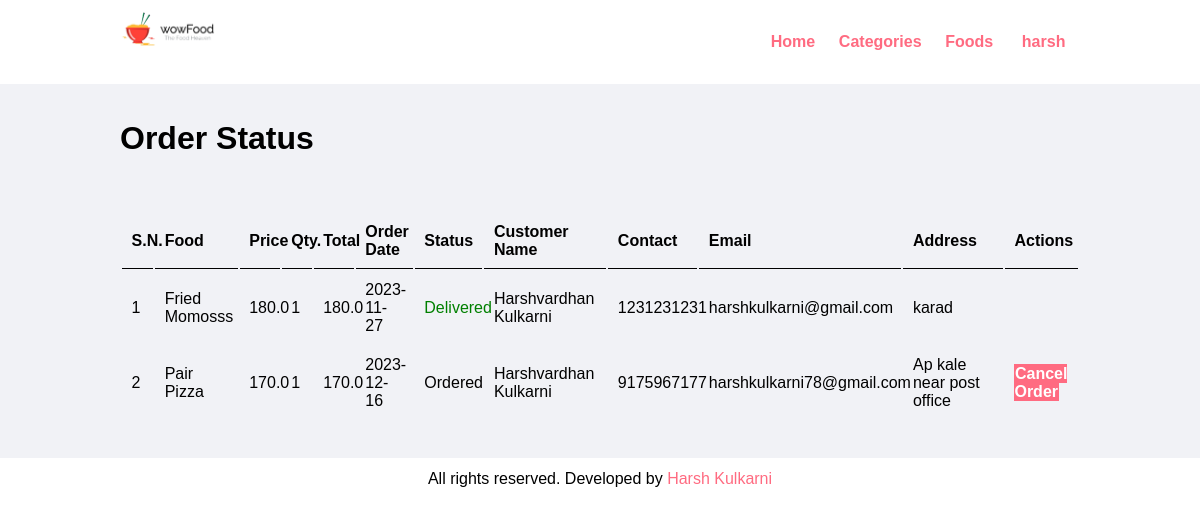
The page /order-status (signed in) on the database its author committed.
### food_order/__init__.py (models this page shows)
class User(db.Model, UserMixin):
    id = db.Column(db.Integer, primary_key=True)
    full_name = db.Column(db.String(100), nullable=False)
    username = db.Column(db.String(100), nullable=False, unique=True)
    role = db.Column(db.String(100), nullable=False)
    password = db.Column(db.String(255), nullable=False)
    orders = db.relationship("Order", backref="customer")

class Order(db.Model):
    id = db.Column(db.Integer, primary_key=True)
    food_id = db.Column(db.Integer, db.ForeignKey("food.id"))
    customer_id = db.Column(db.Integer, db.ForeignKey("user.id"))
    qty = db.Column(db.Integer, nullable=False)
    total = db.Column(db.Float, nullable=False)
    order_date = db.Column(db.String(20), nullable=False)
    status = db.Column(db.String(50), nullable=False)
    customer_name = db.Column(db.String(150), nullable=False)
    customer_contact = db.Column(db.String(20), nullable=False)
    customer_email = db.Column(db.String(150), nullable=False)
    customer_address = db.Column(db.String(255), nullable=False)

class Food(db.Model):
    id = db.Column(db.Integer, primary_key=True)
    title = db.Column(db.String(100), nullable=False, unique=True)
    category_id = db.Column(db.Integer, db.ForeignKey("category.id"))
    image_name = db.Column(db.String(255), nullable=True)
    description = db.Column(db.Text, nullable=True)
    price = db.Column(db.Float, nullable=False)
    featured = db.Column(db.String(10), nullable=False)
    active = db.Column(db.String(10), nullable=False)
    orders = db.relationship("Order", backref="order")

### food_order/views.py (the view)
@app.route("/order-status")
@login_required_for_customer
def order_status():
    with app.app_context():
        orders = [
            o for o in db.session.query(Order).all() if o.customer_id == current_user.id
        ]
        return render_template("order_status.html", orders=orders)

### food_order/__init__.py (called while the page is built)
@login_manager.user_loader
def load_user(user_id):
    return User.query.get(int(user_id))

def login_required_for_customer(f):
    @wraps(f)
    def wrapper(*args, **kwargs):
        if current_user.is_authenticated:
            return f(*args, **kwargs)
        else:
            flash("Login required")
            return redirect(url_for("login"))
    return wrapper

### food_order/templates/order_status.html
{% include 'header.html' %}
<div class="main-content">
    <div class="wrapper">
        <h1>Order Status</h1>
        <br /><br /><br />
        <table class="tbl-full">
            <tr>
                <th>S.N.</th>
                <th>Food</th>
                <th>Price</th>
                <th>Qty.</th>
                <th>Total</th>
                <th>Order Date</th>
                <th>Status</th>
                <th>Customer Name</th>
                <th>Contact</th>
                <th>Email</th>
                <th>Address</th>
                <th>Actions</th>
            </tr>
            {% if orders %}
            {% for order in orders %}
            <tr>
                <td>{{loop.index}}</td>
                <td>{{order.order.title}}</td>
                <td>{{order.order.price}}</td>
                <td>{{order.qty}}</td>
                <td>{{order.total}}</td>
                <td>{{order.order_date}}</td>
                <td>
                    {% if order.status == 'Ordered' %}
                    <label>{{order.status}}</label>
                    {% elif order.status == 'On Delivery' %}
                    <label style='color: orange;'>{{order.status}}</label>
                    {% elif order.status == 'Delivered' %}
                    <label style='color: green;'>{{order.status}}</label>
                    {% elif order.status == 'Cancelled' %}
                    <label style='color: red;'>{{order.status}}</label>
                    {% endif %}
                </td>
                <td>{{order.customer_name}}</td>
                <td>{{order.customer_contact}}</td>
                <td>{{order.customer_email}}</td>
                <td>{{order.customer_address}}</td>
                {% if order.status == 'Ordered' %}
                <td>
                    <a href="{{ url_for('order_cancelled', id=order.id) }}" onclick="return confirmations('Cancel')" class="btn-danger">
                        Cancel
                        Order </a>
                </td>
                {% endif %}
            </tr>
            {% endfor %}
            {% else %}
            <tr>
                <td colspan='12' class='error'>Orders not Available</td>
            </tr>
            {% endif %}
        </table>
    </div>
</div>
{% include 'footer.html' %}

### food_order/templates/header.html (shortened to what this page needs)
<!DOCTYPE html>
<html lang="en">
<head>
    <link rel="stylesheet" href="static/css/style.css">
</head>
<body>
<section class="navbar">
    <div class="container">
        <div class="logo">
            <a href="{{ url_for('index') }}" title="Logo">
                <img src="static/images/logo.png" alt="Restaurant Logo" class="img-responsive">
            </a>
        </div>
        <div class="menu text-right ">
            <ul>
                <li>
                    <a href="{{ url_for('index') }}">Home</a>
                </li>
                <li>
                    <a href="{{ url_for('categories') }}">Categories</a>
                </li>
                <li>
                    <a href="{{ url_for('foods') }}">Foods</a>
                </li>
                {% if not current_user.is_authenticated %}
                <li>
                    <a href="{{ url_for('sign_up') }}">Sign Up</a>
                </li>
                <li>
                    <a href="{{ url_for('login') }}">Login</a>
                </li>
                {% else %}
                <li>
                    <div class="dropdown">
                        <a class="dropbtn">{{ current_user.username }}</a>
                    </div>
                </li>
                {% endif %}
            </ul>
        </div>
    </div>
</section>

### food_order/static/css/style.css (style rules this page uses)
* { margin: 0 0; padding: 0 0; font-family: Arial, Helvetica, sans-serif; }
.container { width: 80%; margin: 0 auto; padding: 1%; }
.img-responsive { width: 100%; }
.text-right { text-align: right; }
a { color: #ff6b81; text-decoration: none; }
.logo { width: 10%; float: left; }
.menu { line-height: 60px; }
.menu ul { list-style-type: none; }
.menu ul li { display: inline; padding: 1%; font-weight: bold; }
.dropbtn { color: #ff6b81; padding: 5px; font-size: 16px; border: none; }
.dropdown { position: relative; display: inline-block; }
.wrapper { padding: 1%; width: 80%; margin: 0 auto; }
.tbl-full { width: 100%; }
.main-content { background-color: #f1f2f6; padding: 2% 0; }
.btn-danger { background-color: #ff6b81; padding: 1%; color: white; text-decoration: none; font-weight: bold; }
table tr th { border-bottom: 1px solid black; padding: 1%; text-align: left; }
table tr td { padding: 1%; }

### rows shown on the page
User: username "harsh"
Order: order "Fried Momosss", order.price "180.0", qty "1", total "180.0", order_date "2023-11-27", status "Delivered", customer_name "Harshvardhan Kulkarni", customer_contact "1231231231", customer_email "harshkulkarni@gmail.com", customer_address "karad"
Order: order "Pair Pizza", order.price "170.0", qty "1", total "170.0", order_date "2023-12-16", status "Ordered", customer_name "Harshvardhan Kulkarni", customer_contact "9175967177", customer_email "harshkulkarni78@gmail.com", customer_address "Ap kale near post office"
